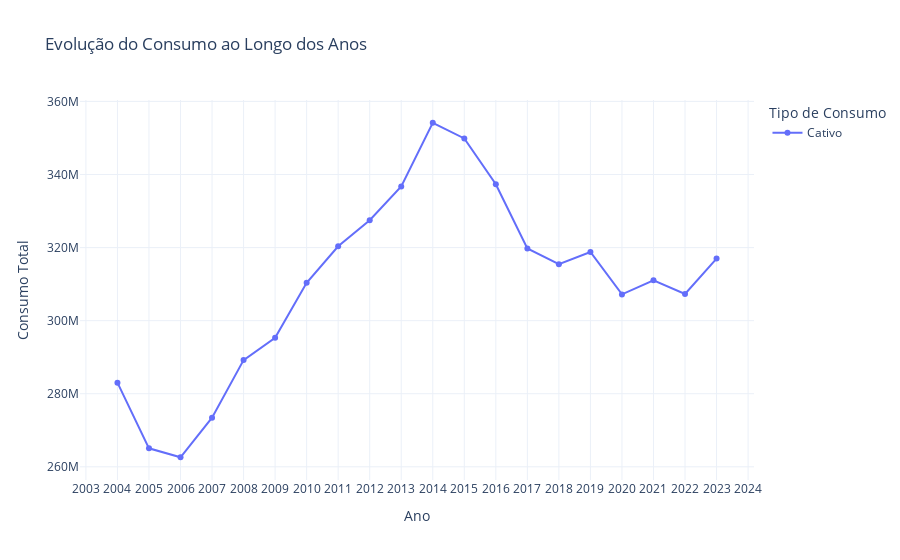

The code cell stored with this chart in its notebook:
### Markdown cell above
### Conhecendo o comportamento do mercado cativo

### Code cell
# Agrupar os dados por ano e tipo de consumo, somando os valores de consumo
df_evolucao = df_consumo_cativo.groupby(["ano", "tipo_consumo"])["consumo"].sum().reset_index()

# Criar o gráfico interativo com Plotly
fig = px.line(
    df_evolucao,
    x="ano",
    y="consumo",
    color="tipo_consumo",
    markers=True,
    title="Evolução do Consumo ao Longo dos Anos",
    labels={"ano": "Ano", "consumo": "Consumo Total", "tipo_consumo": "Tipo de Consumo"}
)

# Personalizar layout
fig.update_layout(
    xaxis=dict(dtick=1),  # Mostrar todos os anos no eixo X
    template="plotly_white",  # Tema mais limpo e profissional
    hovermode="x unified"  # Mostrar valores de todos os tipos no hover
)

# Mostrar o gráfico
fig.show()

### Figure 1 — Plotly figure (JSON) as saved in the notebook; plotly's stock layout.template omitted (floating-point values rounded to 4 significant figures)
{"data": [{"hovertemplate": "Tipo de Consumo=Cativo<br>Ano=%{x}<br>Consumo Total=%{y}<extra></extra>", "legendgroup": "Cativo", "line": {"color": "#636efa", "dash": "solid"}, "marker": {"symbol": "circle"}, "mode": "lines+markers", "name": "Cativo", "orientation": "v", "showlegend": true, "type": "scatter", "x": [2004, 2005, 2006, 2007, 2008, 2009, 2010, 2011, 2012, 2013, 2014, 2015, 2016, 2017, 2018, 2019, 2020, 2021, 2022, 2023], "xaxis": "x", "y": [283032843, 265063058, 262616118, 273441465, 289210060, 295294514, 310352875, 320351763, 327498503, 336739721, 354163818, 349872260, 337322703, 319758527, 315471549, 318797475, 307190573, 311038185, 307313433, 316988136], "yaxis": "y"}], "layout": {"hovermode": "x unified", "legend": {"title": {"text": "Tipo de Consumo"}, "tracegroupgap": 0}, "title": {"text": "Evolução do Consumo ao Longo dos Anos"}, "xaxis": {"anchor": "y", "domain": [0, 1], "dtick": 1, "title": {"text": "Ano"}}, "yaxis": {"anchor": "x", "domain": [0, 1], "title": {"text": "Consumo Total"}}}}
